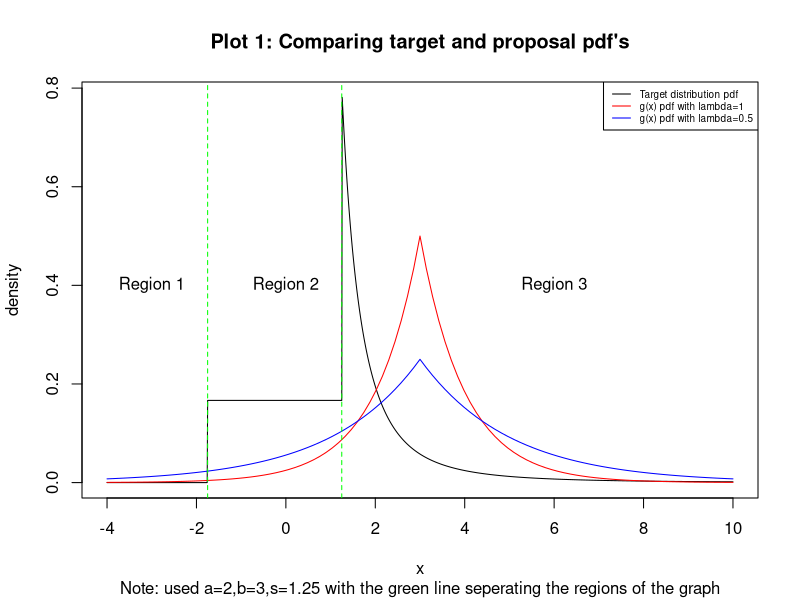
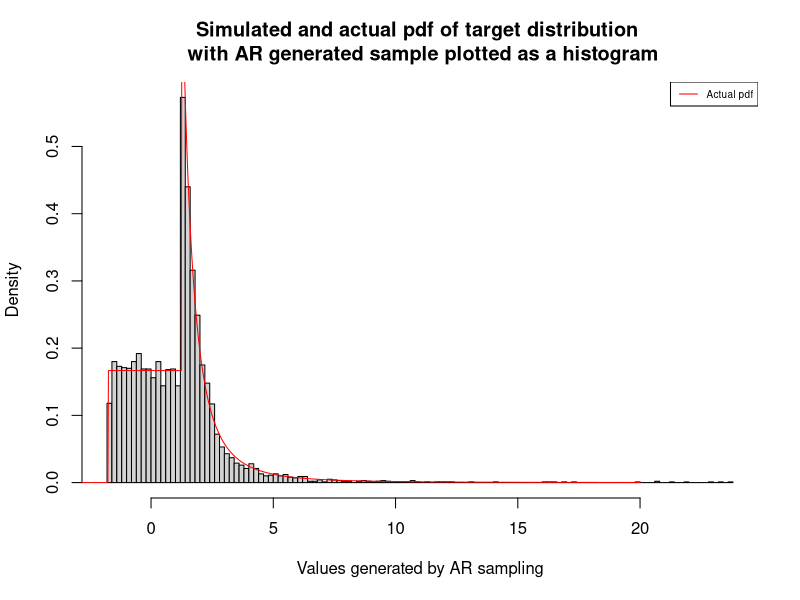

Write R code to recreate these figures, in order.
## ---- chunk 1
#Setting up environment
setwd("~/Desktop/Statistical Computing/CW/SC-CW2")
## ---- chunk 2
#a
#Creating plots to help explain

gx.1 <- function(x){
  gx <- 0.5*exp(-abs(x-3))
  return(gx)
}

gx.2 <- function(x){
  gx <- 0.25*exp(-0.5*abs(x-3))
  return(gx)
}

target.dist<- function(x){
  pi <-NULL
  for (i in 1:length(x)){
  if (x[i]>1.25){
    pi[i] <- (2*1.25^(2))/(2*x[i]^(3))
  } else if (x[i] >= -1.75){
    pi[i] <- 1/6
  }else{
    pi[i] <- 0
  }
  }
  return(pi)
}

x<- seq(from=-4, to=10, by=0.01)

plot(x=x,y=target.dist(x),
     type="l",
     ylab = "density",
     main="Plot 1: Comparing target and proposal pdf's",
     sub="Note: used a=2,b=3,s=1.25 with the green line seperating the regions of the graph")
curve(gx.1(x),add=T,col="red")
curve(gx.2,add=T,col="blue")
abline(v=-1.75,lty=2,col="green")
abline(v=1.25,lty=2,col="green")
text(x=-3,y=0.4,labels="Region 1")
text(x=0,y=0.4,labels="Region 2")
text(x=6,y=0.4,labels="Region 3")
legend("topright", lty = c(1,1,1), cex = 0.6, col = c("black","red","blue"),
legend = c("Target distribution pdf","g(x) pdf with lambda=1","g(x) pdf with lambda=0.5"))
## ---- chunk 3
#c
q1.ar <- function(n,a,b,s,lambda,M){
  
    X <- NULL
    for (i in 1:n){
      repeat{
        #Drawing x from the proposal distibution 
        u <- runif(1)
        if (u<0.5){
          x <- b+log(2*u)/lambda
        }else {
          x <- b-log(2-2*u)/lambda
        }
        #Performing A-R sampling
        y <- runif(1)
        if (s < x){
          if(y <= (a*s^a)/(2*x^(a+1))/(M*lambda*exp(-lambda*abs(x-b))/2)){
            X[i]<-x
            break
          }
        } else if(s-b<x){
          if(y <= 1/(2*b)/(M*lambda*exp(-lambda*abs(x-b))/2)){
            X[i]<-x
            break
          }
        }
      }
    }
    return(X)
}

#d
set.seed(2022)
ar.sample <- q1.ar(5000,2,3,1.25,0.5,M=3.2*exp(0.875))
#Creating function to create actual pdf of target distribution
target.dist <- function(x,a,b,s){
  n<-length(x)
  y<-rep(0,n)
  for (i in 1:n){
  
  if (x[i]<s-b){
    y[i] <- 0
  }else if (x[i]>s){
    y[i] <- (a*s^a)/(2*x[i]^(a+1))
  } else {
    y[i] <- 1/(2*b)
  }
  }
  return(y)
}
## ---- chunk 4
#Creating curve of target distribution
hist(ar.sample,nclass=100,prob = T,
     xlab = "Values generated by AR sampling",
     main = "Simulated and actual pdf of target distribution \n with AR generated sample plotted as a histogram");
curve(target.dist(x,2,3,1.25),from=-4,to=20,n=1000,add=T, lwd= 1, lty= 1,col="red");
legend("topright", lty = c(1), cex = 0.6, col = c("red"),
legend = c("Actual pdf"))
## ---- chunk 5
#e
#Using the plain Monte Carlo estimator of I (I_{n})

#Function to calculate the kth root of kth moment using plain Monte Carlo estimator
k.root.k.moment <- function(sample,n,k){
  output <- (1/n*sum(sample^k))^(1/k)
  return(output)
}
  
#k=2
round(k.root.k.moment(ar.sample,5000,2),3)
#2nd root of 2nd moment is 2.204 (3 d.p.)

#k=3
round(k.root.k.moment(ar.sample,5000,3),3)
#3rd root of 3rd moment is 3.350 (3 d.p.)
